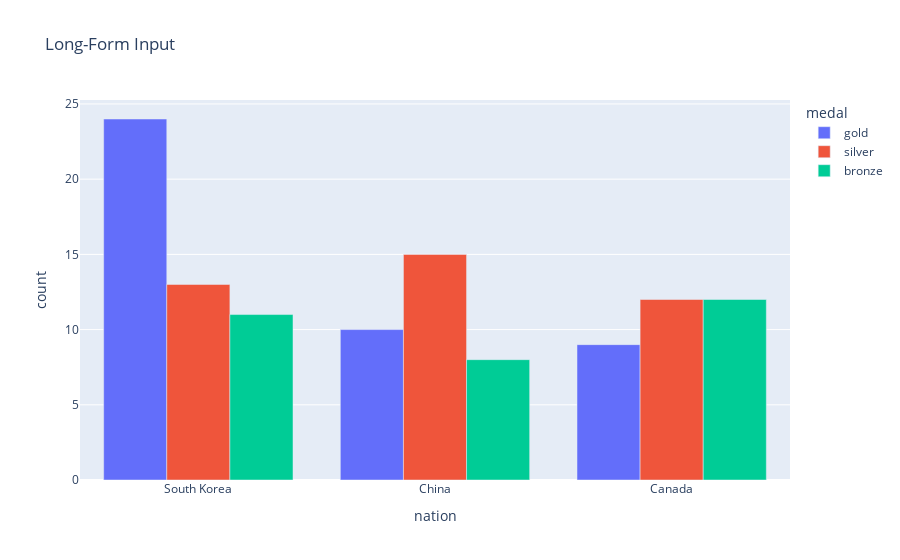

Write notebook code for a chart like this one.
### Code cell
fig = px.bar(long_df, x = 'nation', y = 'count',
             color = 'medal',
             barmode = 'group',
             title = 'Long-Form Input'
            ) #barmode
fig.show()

### Figure 1 — Plotly figure (JSON) as saved in the notebook; plotly's stock layout.template omitted (floating-point values rounded to 4 significant figures)
{"data": [{"alignmentgroup": "True", "hovertemplate": "medal=gold<br>nation=%{x}<br>count=%{y}<extra></extra>", "legendgroup": "gold", "marker": {"color": "#636efa", "pattern": {"shape": ""}}, "name": "gold", "offsetgroup": "gold", "orientation": "v", "showlegend": true, "textposition": "auto", "type": "bar", "x": ["South Korea", "China", "Canada"], "xaxis": "x", "y": [24, 10, 9], "yaxis": "y"}, {"alignmentgroup": "True", "hovertemplate": "medal=silver<br>nation=%{x}<br>count=%{y}<extra></extra>", "legendgroup": "silver", "marker": {"color": "#EF553B", "pattern": {"shape": ""}}, "name": "silver", "offsetgroup": "silver", "orientation": "v", "showlegend": true, "textposition": "auto", "type": "bar", "x": ["South Korea", "China", "Canada"], "xaxis": "x", "y": [13, 15, 12], "yaxis": "y"}, {"alignmentgroup": "True", "hovertemplate": "medal=bronze<br>nation=%{x}<br>count=%{y}<extra></extra>", "legendgroup": "bronze", "marker": {"color": "#00cc96", "pattern": {"shape": ""}}, "name": "bronze", "offsetgroup": "bronze", "orientation": "v", "showlegend": true, "textposition": "auto", "type": "bar", "x": ["South Korea", "China", "Canada"], "xaxis": "x", "y": [11, 8, 12], "yaxis": "y"}], "layout": {"autosize": true, "barmode": "group", "legend": {"title": {"text": "medal"}, "tracegroupgap": 0}, "title": {"text": "Long-Form Input"}, "xaxis": {"anchor": "y", "autorange": true, "domain": [0, 1], "range": [-0.5, 2.5], "title": {"text": "nation"}, "type": "category"}, "yaxis": {"anchor": "x", "autorange": true, "domain": [0, 1], "range": [0, 25.26], "title": {"text": "count"}, "type": "linear"}}}
